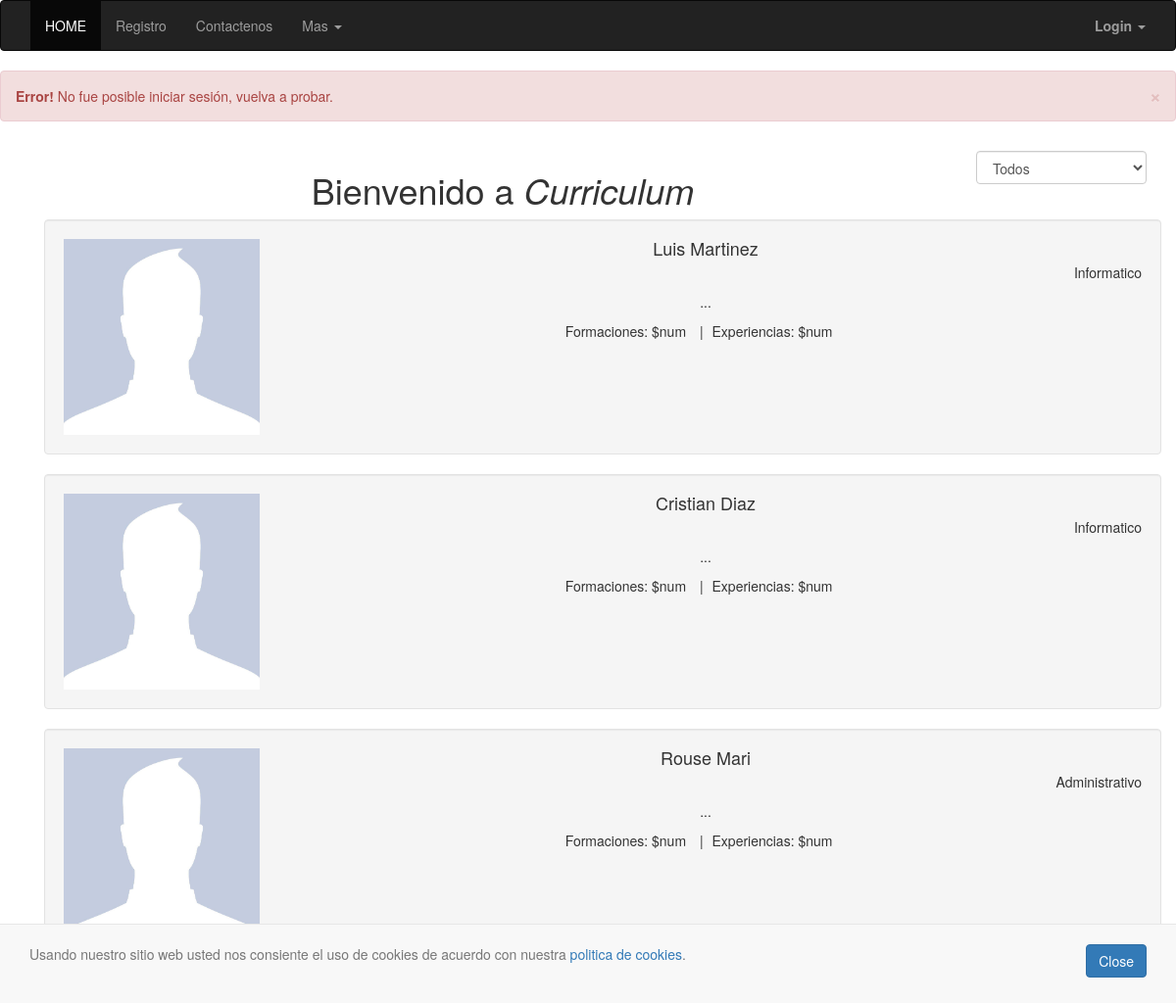
The page /?login=false on the database its author committed.
### tables this page shows
CREATE TABLE `usr` (
  `id_usr` int(11) NOT NULL,
  `mail` varchar(150) NOT NULL,
  `pass` varchar(100) NOT NULL,
  `name` varchar(50) NOT NULL,
  `surname` varchar(250) NOT NULL,
  `FK_id_prof` int(11) NOT NULL DEFAULT '0',
  `admin` tinyint(1) NOT NULL DEFAULT '0',
  `pic` varchar(150) NOT NULL DEFAULT 'default.jpg',
  `presentacion` text NOT NULL
);

CREATE TABLE `profesion` (
  `id_prof` int(11) NOT NULL,
  `nombre_profesion` varchar(50) NOT NULL
);

### php/MySQLDataSource.php (called while the page is built, shortened)
<?php
function conectar(){
    @$connect = new mysqli("localhost","root","root","curriculum");
    if($connect->connect_errno){
       printf("<h1><span>LA CONEXIÓN CON LA BASE DE DATOS HA FALLADO: %s\n".$connect->connect_error."</span></h1>");
       exit();
    }else{
        return $connect;
    }
}
function profesiones(){
    $conn= conectar();
     $sql = 'SELECT * FROM `profesion`';
    $result = $conn->query($sql);
    if ($result->num_rows > 0) {
        $profesiones=array();
        while($row = $result->fetch_assoc()) {
            $profesiones[$row["id_prof"]]=$row["nombre_profesion"];
        }
        return $profesiones;
    } else {
        return false;
    }
}
function makecvs(){
    $conn  = conectar();
    $sql   = 'SELECT `id_usr`, `name`,`surname`,prof.nombre_profesion, `pic`,`presentacion` FROM `usr` INNER JOIN `profesion` AS prof WHERE prof.id_prof = usr.FK_id_prof AND NOT `FK_id_prof` = 0';
    $result = $conn->query($sql);
    if ($result->num_rows > 0) {
        $cvs=array();
        $i=0;
        while($row = $result->fetch_assoc()) {
            $cvs[$i]= new cv;
            $cvs[$i]->setid($row["id_usr"]);
            $cvs[$i]->setpic('media/usrimg/'.$row["pic"]);
            $cvs[$i]->setname($row["name"]);
            $cvs[$i]->setsurname($row["surname"]);
            $cvs[$i]->setprofesion($row["nombre_profesion"]);
            $cvs[$i]->setpresentacion($row["presentacion"]);
            $i++;
        }
    } else {
       $cvs=false;
    }
    return $cvs;
}
?>

### php/class/objetocv.php (called while the page is built, shortened)
<?php
class cv{
    public $id;
    public $pic;
    public $name;
    public $surname;
    public $profesion;
    function getname(){
        return $this -> name;
    }
    function getid(){
        return $this -> id;
    }
    function getpic(){
        return $this -> pic;
    }
    function getsurname(){
        return $this -> surname;
    }
    function getprofesion(){
        return $this -> profesion;
    }
    function setname($name){
         $this -> name = $name;
    }
    function setid($id){
         $this -> id = $id;
    }
    function setpic($pic){
        $this -> pic  = $pic;
    }
    function setsurname($surname){
        $this -> surname  = $surname;
    }
    function setprofesion($profesion){
        $this -> profesion = $profesion;
    }
}
?>

### php/functions.php (the view, shortened to what this page needs)
<?php
include_once "MySQLDataSource.php";
include_once "class/objetocv.php";
function makeselect($index=""){
	$values = profesiones();
	if($values != false){
		if(empty($index)){
?>
	 		<select class='form-control' name='prof'>
<?php
		}else{
?>
			<select class='form-control' name="prof" onchange="this.form.submit()">
<?php
		}
	foreach ($values as $key => $value) {
		if(empty($index)){
			if(strcmp($value,$_SESSION['usr']->getprof())==0){
				echo "<option selected='selected' value='".$key."'>$value</option>";
			}else{
				echo "<option value='".$key."'>$value</option>";
			}
		}else{
			if($key==0){
				$value="Todos";
			}
			if(isset($_GET['prof'])&& $_GET['prof']==$key){
				echo "<option selected='selected' value='".$key."'>$value</option>";
			}else{
				echo "<option value='".$key."'>$value</option>";
			}
		}
	}
?>
	</select>
<?php
	}
}
?>
<?php
function mostrarcv(){
	$cvs=makecvs();
	if($cvs){
		echo "<div class='container'>";
		foreach ($cvs as $key => $value) {
?>
			<div class="well">
				<div class="media">
					<a class="pull-left" href="viewusr.php?id=<?=$value->getid()?>">
						<img class="media-object" src=<?= $value->getpic(); ?>>
					</a>
					<div class="media-body">
						<h4 class="media-heading"><?= $value->getname() . " " . $value->getsurname(); ?></h4>
					<p class="text-right"><?= $value->getprofesion();?></p>
					<p class="descripcion"><?= substr($value->getpresentacion(),0,150)."..."?></p>
					<ul class="list-inline list-unstyled">
						<li><span><i class=""></i>Formaciones: $num </span></li>
						<li>|</li>
						<span><i class=""></i> Experiencias: $num</span>
						</ul>
				</div>
				</div>
			</div>
<?php
		}
		echo "</div>";
	}else{
		echo "<h3>No se encontraron Curriculums</h3>";
	}
	}
?>

### css/style-one.css (style rules this page uses)
img.media-object { width: 200px; height: 200px; }
.container { margin-bottom: 10px; }

### rows shown on the page
usr: name "Luis", surname "Martinez", FK_id_prof.nombre_profesion "Informatico"
usr: name "Cristian", surname "Diaz", FK_id_prof.nombre_profesion "Informatico"
usr: name "Rouse", surname "Mari", FK_id_prof.nombre_profesion "Administrativo"

### other values the page prints
$title "HOME"
$title "Registro"
$title "Contactenos"
form field prof "Todos"
